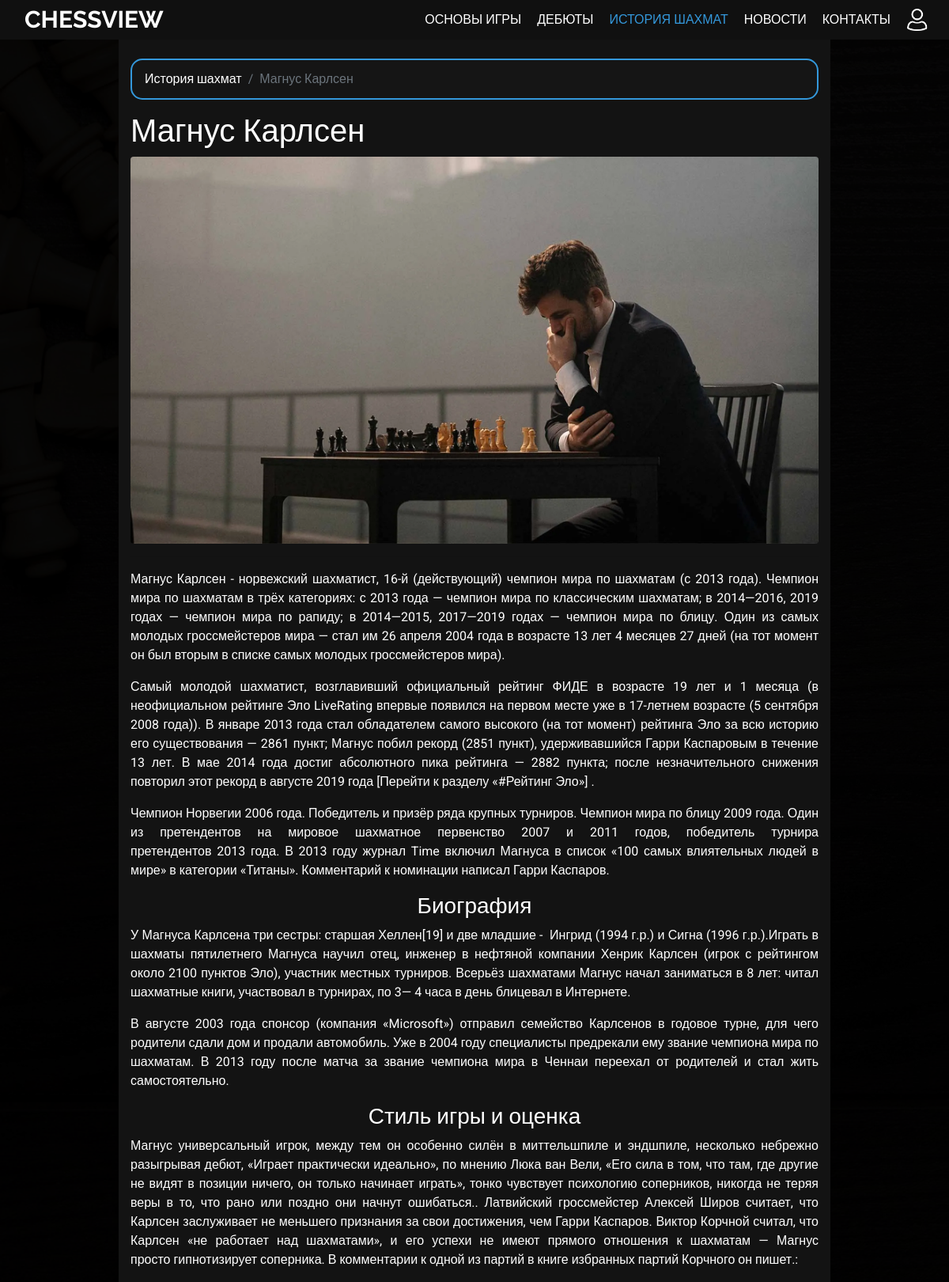
/articles/magnus_carlsen/, run on the app's committed database.
### chessview_application/models.py (models this page shows, shortened)
class Articles(models.Model):
    header = models.CharField(max_length=200)
    url = models.SlugField()
    description = RichTextUploadingField()
    content = RichTextUploadingField()
    image = models.ImageField()
    class Meta:
        verbose_name = 'Статья'
        verbose_name_plural = 'Статьи'

### chessview_application/views.py (the view)
# urls.py: path('articles/<slug>/', ArticlesDetailView.as_view(), name='articles_detail'),
class ArticlesDetailView(View):
    def get(self, request, slug, *args, **kwargs):
        articles = get_object_or_404(Articles, url=slug)
        return render(request, 'chessview_application/articles_post_detail.html', context={
            'articles': articles
        })

### chessview_application/templates/chessview_application/articles_post_detail.html (shortened to what this page needs)
{% extends './base.html' %}
{% load static %}
{% block css_bootsrap %}
	<link rel="stylesheet" href="https://cdn.jsdelivr.net/npm/bootstrap@4.5.3/dist/css/bootstrap.min.css">
{% endblock %}
{% block css_link %}<link rel="stylesheet" href="{% static '/css/style-post.css' %}">{% endblock %}
{% block body %}
	<header>
		<nav class="navbar">
			<div class="navbar_container">
				<div class="navbar_wrap">
					<a href="{% url 'index' %}" class="logo">CHESSVIEW</a>
					<ul class="menu" id="menu">
						<li><a href="{% url 'lessons' %}">ОСНОВЫ ИГРЫ</a></li>
						<li><a href="{% url 'openings' %}">ДЕБЮТЫ</a></li>
						<li><a href="{% url 'articles' %}" class="active_link">ИСТОРИЯ ШАХМАТ</a></li>
						<li><a href="{% url 'news' %}">НОВОСТИ</a></li>
						<li><a href="{% url 'contact' %}">КОНТАКТЫ</a></li>
						{% if user.is_authenticated %}
							<li><a class="user_active_icon"><img class="user_icon" src="{% static 'img/user_active.png' %}" alt="Фото" width="28" height="28"><div class="menu_text active_text">{{ user }}</div></a></li>
							<li><a href="{% url 'signout' %}" class="signout-button">ВЫХОД</a></li>
						{% else %}
						    <li><a href="{% url 'signin' %}"><img class="user_icon" src="{% static 'img/user.png' %}" alt="Фото" width="28" height="28"><div class="menu_text">ВХОД/РЕГИСТРАЦИЯ</div></a></li>
						{% endif %}
					</ul>
				</div>
			</div>
		</nav>
	</header>
	<main>
		<div class="container">
        	<div class="row">
            	<div class="col">
	                <nav aria-label="breadcrumb" class="mt-4">
	                    <ol class="breadcrumb">
	                        <li class="breadcrumb-item"><a href="{% url 'articles' %}">История шахмат</a></li>
	                        <li class="breadcrumb-item active" aria-current="page">{{ articles.header }}</li>
	                    </ol>
	                </nav>
	                <h1>{{ articles.header }}</h1>
	                <img class="img-fluid rounded" src="{{ articles.image.url }}" alt="">
	                <hr>
	                <p class="content" style="font-family: 'Roboto', sans-serif; font-size: 40px;">{{ articles.content|safe }}</p>
	        	</div>
	    	</div>
	    </div>
	</main>
{% endblock %}

### chessview_application/static/css/style-post.css (style rules this page uses)
* { margin: 0; padding: 0; box-sizing: border-box; }
body { z-index: 1; background-image: url("../img/dark-background.jpg"); background-position: left center; background-repeat: no-repeat; background-attachment: fixed; background-size: cover; background-color: #151515; display: flex; flex-direction: column; font-family: "Roboto", sans-serif; font-size: 16px; line-height: 1.2; height: 100%; }
header { width: 100%; height: 50px; }
main { background-color: rgba(0, 0, 0, 0.7); }
div.container { width: 75%; background-color: #131313; color: white; font-family: "Roboto", sans-serif; font-size: 16px; line-height: 1.5; }
ol.breadcrumb { background-color: #151515; border: 2px solid #3498db; border-radius: 15px; }
li.breadcrumb-item > a { color: white; transition: 0.3s; }
p { text-align: justify; }
.navbar_container { width: 100%; max-width: 1400px; margin: 0 auto; height: 100%; padding: 0 0; }
.navbar { z-index: 3; position: relative; left: 0; top: 0; width: 100%; height: 50px; background-color: #101010; }
.navbar_wrap { display: flex; justify-content: space-between; height: 100%; }
.logo { margin-left: 15px; text-decoration: none; color: white; font-family: "Raleway", sans-serif; font-size: 30px; font-weight: bold; display: flex; align-items: center; }
.menu > li > a { text-decoration: none; }
.navbar_wrap .menu { display: flex; margin: 0; padding: 0; }
.navbar_wrap .menu > li { display: flex; align-items: stretch; }
.navbar_wrap .menu > li > a { font-family: "Raleway", sans-serif; display: flex; align-items: center; padding: 0 10px; color: white; }
.navbar_wrap .menu > li > a.active_link { color: #3498db; }

### data on the page
Articles: header "Магнус Карлсен", image (picture), content "Магнус Карлсен - норвежский шахматист, 16-й (действующий) чемпион мира по шахматам (с 2013 года). Чемпион мира по шахматам в трёх категориях: с 2013 года — чемпион мира по классическим шахматам; в 2014—2016, 2019 годах — чемпион мира по рапиду; в 2014—2015, 2017—2019 годах — чемпион мира по блицу. Один из самых молодых гроссмейстеров мира — стал им 26 апреля 2004 года в возрасте 13 лет 4 месяцев 27 дней (на тот момент он был вторым в списке самых молодых гроссмейстеров мира). Самый молодой шахматист, возглавивший официальный рейтинг ФИДЕ в возрасте 19 лет и 1 месяца (в неофициальном рейтинге Эло LiveRating впервые появился на первом месте уже в 17-летнем возрасте (5 сентября 2008 года)). В…"
